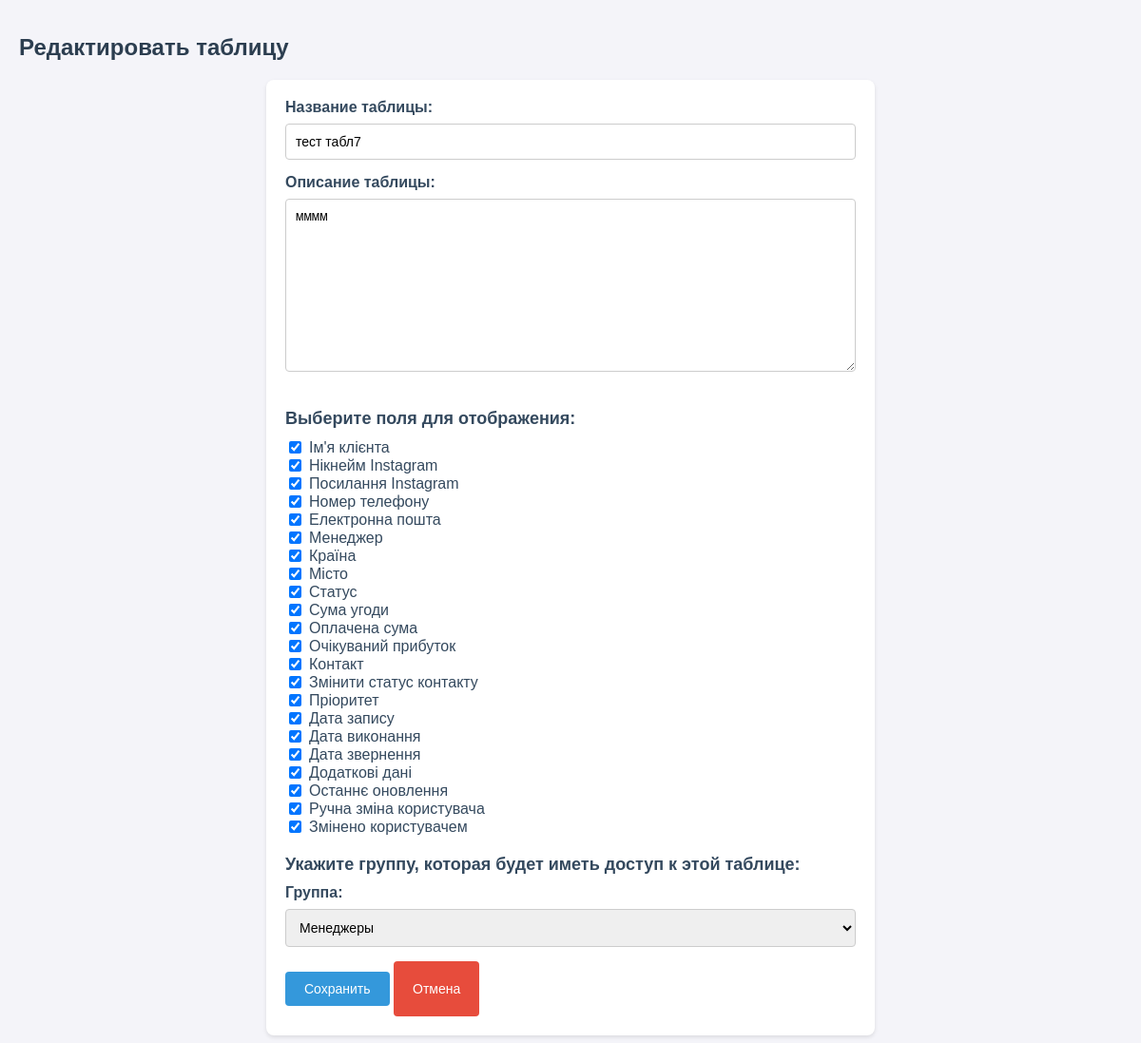
The app's page /clients/tables/39/edit/ with its own data.
### clients/models.py (models this page shows, shortened)
class CustomTable(models.Model):
    name = models.CharField(max_length=255)  # Название таблицы
    description = models.TextField(blank=True, null=True)
    created_at = models.DateTimeField(auto_now_add=True)  # Дата создания таблицы
    updated_at = models.DateTimeField(auto_now=True)  # Последнее обновление таблицы
    visible_fields = models.JSONField(default=list, blank=True)  # Отображаемые поля в формате списка
    group = models.ForeignKey(
        Group,
        on_delete=models.SET_NULL,
        null=True,
        blank=True,
        related_name='tables',
        verbose_name='Группа с доступом'
    )

### clients/views.py (the view)
# urls.py: path('tables/<int:table_id>/edit/', views.edit_table, name='custom_table_edit'),
def edit_table(request, table_id):
    table = get_object_or_404(CustomTable, id=table_id)
    if request.method == "POST":
        form = CustomTableForm(request.POST, instance=table)
        if form.is_valid():
            table = form.save(commit=False)
            table.visible_fields = [
                {"name": field} if isinstance(field, str) else field
                for field in form.cleaned_data.get('visible_fields', [])
            ]
            table.save()
            messages.success(request, "Таблиця успішно відредагована.")
            return redirect('custom_table_list')
    else:
        visible_fields = table.visible_fields
        if isinstance(visible_fields, str):
            try:
                visible_fields = json.loads(visible_fields)
            except json.JSONDecodeError:
                visible_fields = []
        initial_visible_fields = [field["name"] for field in visible_fields if isinstance(field, dict)]
        form = CustomTableForm(instance=table, initial={"visible_fields": initial_visible_fields})
    return render(request, 'clients/edit_table.html', {'form': form, 'table': table})

### clients/templates/clients/edit_table.html (shortened to what this page needs)
{% load static %}
<!DOCTYPE html>
<html lang="en">
<head>
    <link rel="stylesheet" href="{% static 'css/create_table.css' %}">
</head>
<body>
    <h1>Редактировать таблицу</h1>
    <form method="POST" class="table-form">
        <label for="id_name">Название таблицы:</label>
        {{ form.name }}
        <label for="id_description">Описание таблицы:</label>
        {{ form.description }}
        <h3>Выберите поля для отображения:</h3>
        <div class="field-selection">
            {{ form.visible_fields }}
        </div>
        <h3>Укажите группу, которая будет иметь доступ к этой таблице:</h3>
        <div>
            <label for="id_group">Группа:</label>
            {{ form.group }}
        </div>
        <button type="submit" class="btn-save">Сохранить</button>
        <a href="{% url 'custom_table_list' %}" class="btn-cancel">Отмена</a>
    </form>
</body>
</html>

### clients/static/css/create_table.css (style rules this page uses)
body { font-family: Arial, sans-serif; background-color: #f4f4f9; margin: 0; padding: 20px; color: #333; }
h1 { font-size: 24px; color: #2c3e50; margin-bottom: 20px; }
h3 { font-size: 18px; color: #34495e; margin-top: 20px; margin-bottom: 10px; }
.table-form { background-color: #ffffff; padding: 20px; border-radius: 8px; box-shadow: 0 2px 4px rgba(0, 0, 0, 0.1); max-width: 600px; margin: 0 auto; }
label { display: block; font-weight: bold; margin-bottom: 8px; color: #34495e; }
input[type="text"], textarea, select { width: 100%; padding: 10px; margin-bottom: 15px; border: 1px solid #ccc; border-radius: 4px; font-size: 14px; box-sizing: border-box; }
textarea { resize: vertical; min-height: 100px; }
.field-selection { display: flex; flex-wrap: wrap; gap: 10px; margin-bottom: 20px; }
.field-selection label { display: flex; align-items: center; font-weight: normal; margin-bottom: 0; }
.field-selection input[type="checkbox"] { margin-right: 8px; }
button[type="submit"], .btn-cancel { padding: 10px 20px; border: none; border-radius: 4px; font-size: 14px; cursor: pointer; transition: background-color 0.3s ease; }
button[type="submit"] { background-color: #3498db; color: white; }
.btn-cancel { background-color: #e74c3c; color: white; text-decoration: none; display: inline-block; text-align: center; line-height: 38px; }

### records on screen
CustomTable: name "тест табл7", description "мммм", visible_fields "☑ ☑ ☑ ☑ ☑ ☑ ☑ ☑ ☑ ☑ ☑ ☑ ☑ ☑ ☑ ☑ ☑ ☑ ☑ ☑ ☑ ☑", group "Менеджеры"
